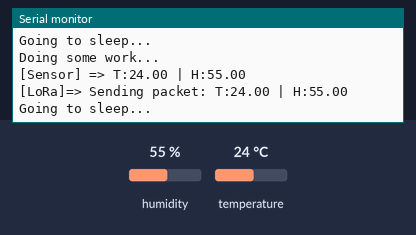
Bench run of a sketch on a simulated STM32 Blue Pill. Parts: the last lines printed to the serial monitor. The inputs (shaded band) are chosen by the test bench; at power-on: humidity 55 %, temperature 24 °C. No radio packets arrive unless stated.

Above: at 10.9 s.
11.0 s: humidity set to 22 %
At 20.29 s:
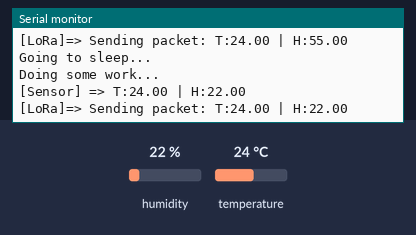
21.1 s: temperature set to 12 °C
At 31.0 s:
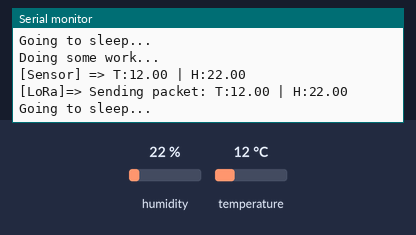
31.2 s: humidity set to 40 %
At 41.6 s:
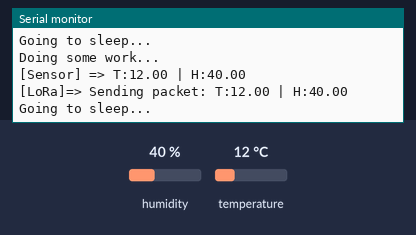
Timing chart, 0 to 43.1 s (numbered marks = the images above; inputs shaded):
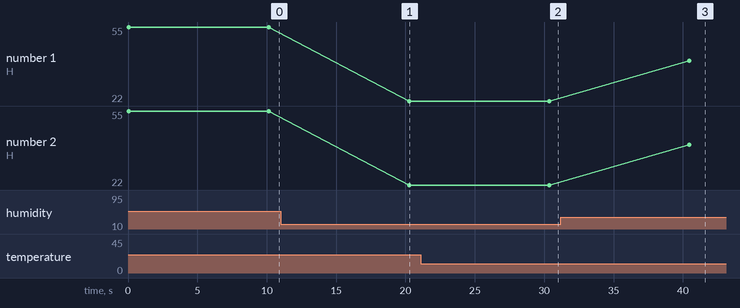

Measured:
- after the input at 11.0 s, the serial monitor: prints a new line after 9.3 s (image 1)
- after the input at 21.1 s, the serial monitor: prints a new line after 9.3 s (image 2)
- after the input at 31.2 s, the serial monitor: prints a new line after 9.3 s (image 3)
- plotted number 1: 55 → 22 after the input at 11.0 s, 22 → 40 after the input at 31.2 s
- plotted number 2: 55 → 22 after the input at 11.0 s, 22 → 40 after the input at 31.2 s

The sketch:

EasyLoRaNode_LP.ino
```cpp
#include "EasyLoRaNode_LP.h"
#include "STM32LowPower.h"

void setup() {
  Serial.begin(9600);
  Serial.println("Hello LSN50");

  // Configure low power
  LowPower.begin();

  // Setup sensor
  setupSensor();

  // Setup LoRa
  setupLoRa();
}

void loop() {
  // After sleep, doing some work
  Serial.println("Doing some work...");

  // Get sensor information
  String sensorMessage = getSensorInfo();

  // Send to gateway
  sendLoRaMessage(sensorMessage);

  // Deep sleep
  Serial.println("Going to sleep...");
  //LoRa.sleep();
  //LowPower.sleep(10000);
  LowPower.deepSleep(10000);
  //LowPower.shutdown(10000);
  //LoRa.idle();
}
```

05_lora.ino
```cpp
// ====================================
// Lora
// https://github.com/sandeepmistry/arduino-LoRa/blob/master/API.md
// ====================================

// Setup Lora
void setupLoRa() {
  Serial.println("[LoRa] Setting up LoRa");

  SPI.setMISO(LORA_MISO);
  SPI.setMOSI(LORA_MOSI);
  SPI.setSCLK(LORA_SCK);
  SPI.setSSEL(LORA_NSS);
  //SPI.begin();

  LoRa.setPins(LORA_NSS, LORA_NRESET, LORA_DIO0);
  //SPI.begin(LORA_SCK, LORA_MISO, LORA_MOSI, LORA_SS);
  //LoRa.setPins(NSS, NRESET, DIO0);

  while (!LoRa.begin(433E6)) {
    Serial.println("[LoRa] Starting LoRa failed!");
    delay(1000);
  }

  LoRa.setSpreadingFactor(LORA_SF);
  LoRa.setCodingRate4(LORA_CR); //4/5
  LoRa.setSignalBandwidth(LORA_BW);
  LoRa.setPreambleLength(LORA_PREAMBLE_LENGTH);

  // Enable CRC to avoid packet sending corruption after deep sleep
  LoRa.enableCrc();
}

String receiveLoRaMessage() {
  int packetSize = LoRa.parsePacket();
  if (packetSize == 0) return "";          // if there's no packet, return

  // read packet header bytes:
  /*
  int recipient = LoRa.read();          // recipient address
  byte sender = LoRa.read();            // sender address
  byte incomingMsgId = LoRa.read();     // incoming msg ID
  byte incomingLength = LoRa.read();    // incoming msg length
  */

  String incoming = "";                 // payload of packet

  while (LoRa.available()) {            // can't use readString() in callback, so
    incoming += (char)LoRa.read();      // add bytes one by one
  }

  /*
  if (incomingLength != incoming.length()) {   // check length for error
    Serial.println("error: message length does not match length");
    return;                             // skip rest of function
  }
  // if the recipient isn't this device or broadcast,
  if (recipient != localAddress && recipient != 0xFF) {
    Serial.println("This message is not for me.");
    return;                             // skip rest of function
  }
  // if message is for this device, or broadcast, print details:
  Serial.println("Received from: 0x" + String(sender, HEX));
  Serial.println("Sent to: 0x" + String(recipient, HEX));
  Serial.println("Message ID: " + String(incomingMsgId));
  Serial.println("Message length: " + String(incomingLength));
  Serial.println("Message: " + incoming);
  Serial.println("RSSI: " + String(LoRa.packetRssi()));
  Serial.println("Snr: " + String(LoRa.packetSnr()));
  Serial.println();
  */

  return incoming;
}

// Send LoRa message
void sendLoRaMessage(String outgoing) {
  Serial.println("[LoRa]=> Sending packet: " + outgoing);
  LoRa.beginPacket();                   // start packet
  /*
  msgCount++;                           // increment message ID
  LoRa.write(destination);              // add destination address
  LoRa.write(localAddress);             // add sender address
  LoRa.write(msgCount);                 // add message ID
  LoRa.write(outgoing.length());        // add payload length
  */
  LoRa.print(outgoing);                 // add payload
  LoRa.endPacket();                     // finish packet and send it
}
```

10_sensor.ino
```cpp
void setupSensor() {
  // Do nothing
}

String getSensorInfo() {
  float tempC = sht1x.readTemperatureC();
  float humidity = sht1x.readHumidity();

  String sensorMessage = "T:" + String(tempC) + " | H:" + String(humidity);
  Serial.println("[Sensor] => " + sensorMessage);

  return sensorMessage;
}
```

EasyLoRaNode_LP.h
```cpp
// LoRa
#include <SPI.h>
#include <LoRa.h>

#define LORA_NSS     PA15
#define LORA_SCK     PA5
#define LORA_MOSI    PA7
#define LORA_MISO    PA6
#define LORA_DIO0    PB10
#define LORA_NRESET  PB0

#define LORA_SF 12 // 7 is the fastest. 12 is is farthest
#define LORA_CR 5
#define LORA_BW 41.7E3 //125E3
#define LORA_PREAMBLE_LENGTH  8

// Sensor
#include <SHT1x.h>
#define dataPin PB3
#define clockPin PB4
SHT1x sht1x(dataPin, clockPin);
```
